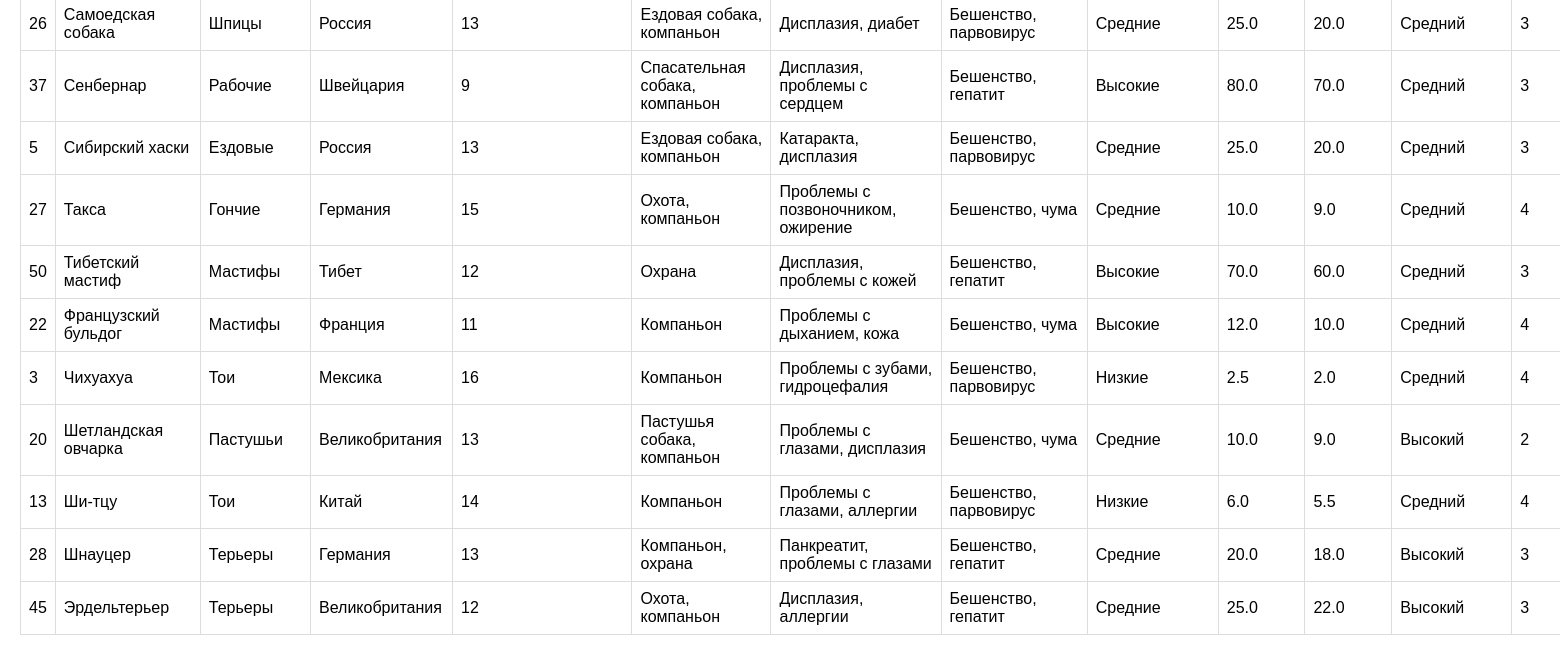
The page /breeds (lower part) on the database as committed earlier.
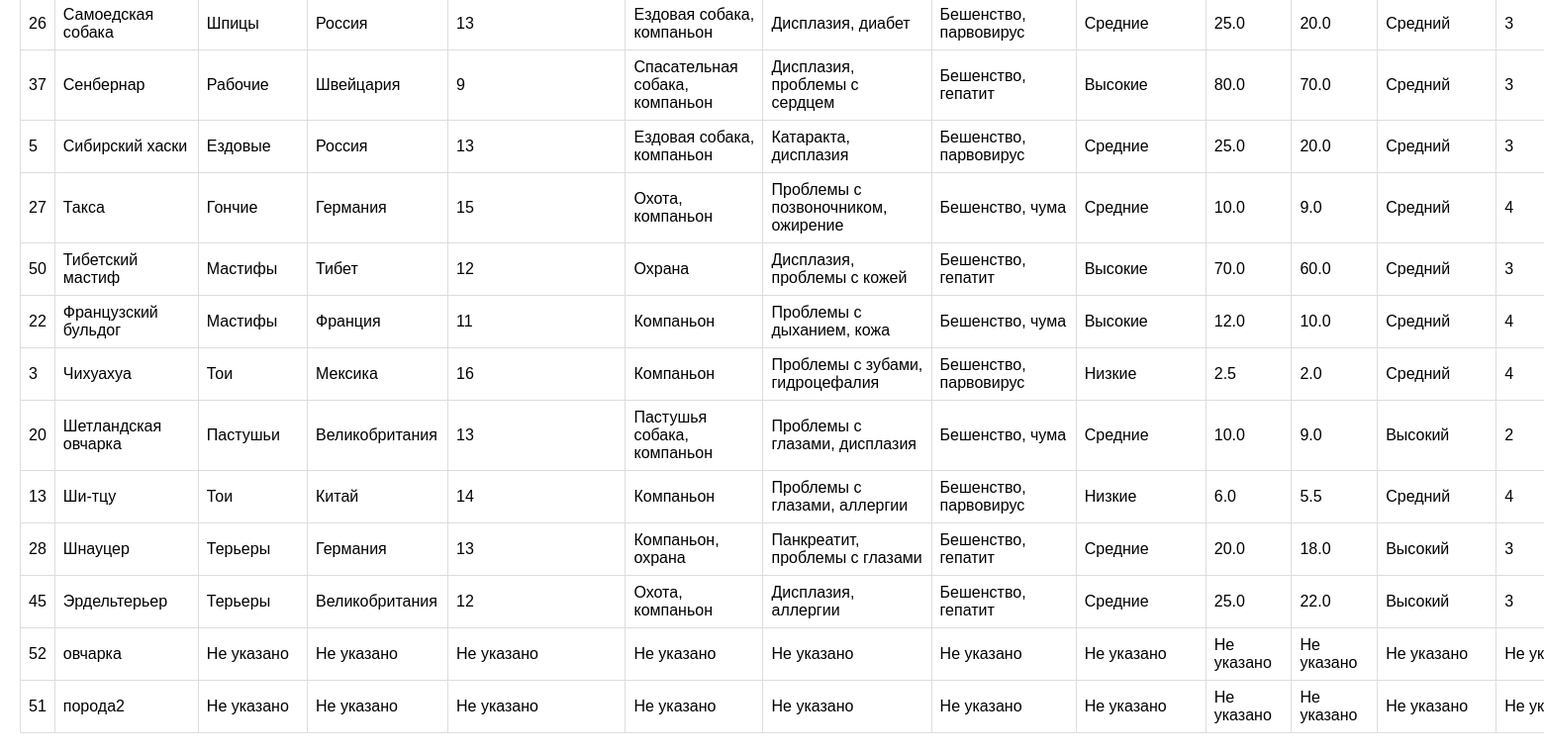
The same page on the database as committed later.
### tables this page shows
CREATE TABLE breeds (
    id INTEGER PRIMARY KEY AUTOINCREMENT,
    breed_name VARCHAR(100) NOT NULL,
    breed_group VARCHAR(50),
    origin_country VARCHAR(50),
    average_lifes INTEGER,
    typical_use VARCHAR(100),
    common_health_issues VARCHAR(200),
    recommended_vaccinations VARCHAR(200),
    veterinary_care VARCHAR(50),
    average_weight_male FLOAT,
    average_weight_female FLOAT,
    trainability_level VARCHAR(50),
    recommended_training_age INTEGER,
    common_behavioral_issues VARCHAR(200),
    preferred_training_methods VARCHAR(200),
    typical_learning_period INTEGER
);

### flask_app.py (the view, shortened to what this page needs)
@app.route('/breeds', methods=['GET', 'POST'])
def breeds():
    errors = []
    with get_db_connection() as conn:
        breeds = conn.execute("SELECT * FROM breeds ORDER BY breed_name").fetchall()
    return render_template('breeds.html', breeds=breeds, errors=errors)

### flask_app.py (called while the page is built)
def get_db_connection():
    conn = sqlite3.connect(DB_PATH, timeout=10)
    conn.row_factory = sqlite3.Row
    return conn

### templates/breeds.html (shortened to what this page needs)
<!DOCTYPE html>
<html lang="ru">
<head>
    <link rel="stylesheet" href="{{ url_for('static', filename='style.css') }}">
</head>
<body>
    {% if breeds %}
        <table>
    {% for breed in breeds %}
    <tr>
        <td>{{ breed['id'] }}</td>
        <td>{{ breed['breed_name'] }}</td>
        <td>{{ breed['breed_group'] or 'Не указано' }}</td>
        <td>{{ breed['origin_country'] or 'Не указано' }}</td>
        <td>{{ breed['average_lifes'] or 'Не указано' }}</td>
        <td>{{ breed['typical_use'] or 'Не указано' }}</td>
        <td>{{ breed['common_health_issues'] or 'Не указано' }}</td>
        <td>{{ breed['recommended_vaccinations'] or 'Не указано' }}</td>
        <td>{{ breed['veterinary_care'] or 'Не указано' }}</td>
        <td>{{ breed['average_weight_male'] or 'Не указано' }}</td>
        <td>{{ breed['average_weight_female'] or 'Не указано' }}</td>
        <td>{{ breed['trainability_level'] or 'Не указано' }}</td>
        <td>{{ breed['recommended_training_age'] or 'Не указано' }}</td>
    </tr>
    {% endfor %}
</table>
    {% else %}
        <p>Нет пород для отображения.</p>
    {% endif %}
</body>
</html>

Rows that differ between the two databases and show on the page:
added breeds: id "52", breed_name "овчарка", breed "Не указано", breed "Не…"
added breeds: id "51", breed_name "порода2", breed "Не указано", breed "Не…"
